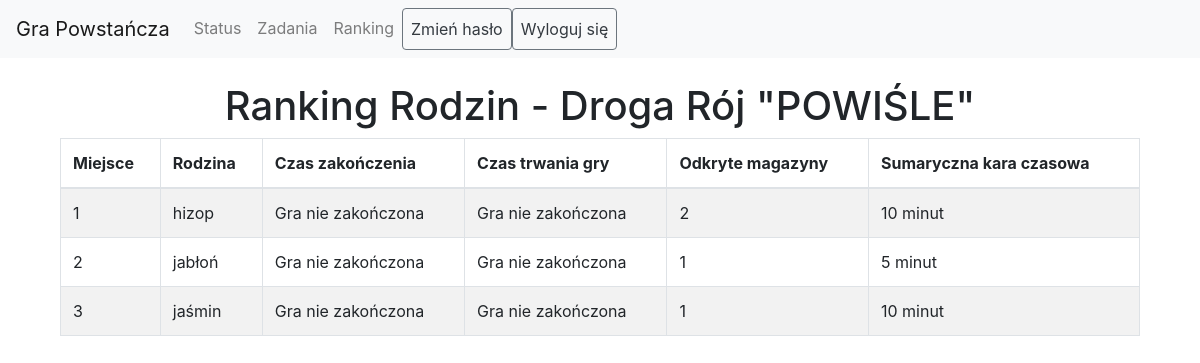
The app's page /ranking (signed in) with its own data.
### models/__init__.py (models this page shows)
class Family(db.Model):
    id = db.Column(db.Integer, primary_key=True)
    name = db.Column(db.String(50), nullable=False)
    discovered_magazines = db.Column(db.Integer, default=0)
    patrols = db.relationship('Patrol', backref='family', lazy=True)
    assigned_magazines = db.Column(MutableList.as_mutable(PickleType), default=[])
    tasks = db.relationship('FamilyTask', backref='family', lazy=True)
    magazine_list = db.Column(db.String(1), nullable=False, default='a')  # 'a', 'b', 'c', 'd', 'e', or 'f'
    end_time = db.Column(db.DateTime, nullable=True)
    route = db.Column(db.String(1), nullable=False)  # Dodane pole dla drogi ('a' albo 'b')
    meeting_place = db.Column(db.String(255), nullable=True)  # Nowe pole dla miejsca spotkania

### routes/__init__.py (the view)
@main.route('/ranking')
@login_required
def ranking():
    patrol_id = session.get('patrol_id')
    if not patrol_id:
        flash('Nie jesteś zalogowany.', 'danger')
        return redirect(url_for('main.index'))
    patrol = Patrol.query.get(patrol_id)
    if not patrol or not patrol.family:
        flash('Nie znaleziono patrolu lub rodziny.', 'danger')
        return redirect(url_for('main.index'))
    family = patrol.family
    route = family.route  # Pobierz drogę rodziny
    families = Family.query.filter_by(route=route).all()
    families = [f for f in families if f.discovered_magazines]
    for family in families:
        total_penalty_time = sum(patrol.time_penalty for patrol in family.patrols if patrol.time_penalty)
        family.total_penalty_time = total_penalty_time  # Dodaj to pole dynamicznie
        family.total_time = ((family.end_time - GAME_START_TIME).total_seconds() + total_penalty_time * 60) if family.end_time else float('inf')
    families = sorted(families, key=lambda f: (
        f.total_time,
        -f.discovered_magazines
    ))
    return render_template('ranking.html', families=families, game_start_time=GAME_START_TIME, route=route)

### routes/__init__.py (called while the page is built)
def login_required(f):
    @wraps(f)
    def decorated_function(*args, **kwargs):
        if 'patrol_id' not in session:
            flash('Musisz być zalogowany, aby uzyskać dostęp do tej strony.', 'danger')
            return redirect(url_for('main.index'))
        return f(*args, **kwargs)
    return decorated_function

### templates/ranking.html (shortened to what this page needs)
{% extends "base.html" %}
{% block content %}
<div class="container">
    <h1 class="text-center">Ranking Rodzin - Droga {{ 'Rój "POWIŚLE"' if route == 'a' else 'Rój "STARÓWKA"' }}</h1>
    <div class="table-responsive">
        <table class="table table-striped table-bordered">
            <thead>
                <tr>
                    <th>Miejsce</th>
                    <th>Rodzina</th>
                    <th>Czas zakończenia</th>
                    <th>Czas trwania gry</th>
                    <th>Odkryte magazyny</th>
                    <th>Sumaryczna kara czasowa</th>
                </tr>
            </thead>
            <tbody>
                {% for family in families %}
                <tr>
                    <td>{{ loop.index }}</td>
                    <td>{{ family.name }}</td>
                    <td>{{ family.end_time.strftime('%H:%M:%S') if family.end_time else 'Gra nie zakończona' }}</td>
                    <td>
                        {% if family.end_time %}
                            {{ family.total_time // 3600 }}h
                            {{ (family.total_time % 3600) // 60 }}m
                        {% else %}
                            Gra nie zakończona
                        {% endif %}
                    </td>
                    <td>{{ family.discovered_magazines }}</td>
                    <td>{{ family.total_penalty_time }} minut</td>
                </tr>
                {% endfor %}
            </tbody>
        </table>
    </div>
</div>
{% endblock %}

### records on screen
Family: name "hizop", end_time "Gra nie zakończona", discovered_magazines "2", total_penalty_time "10"
Family: name "jabłoń", end_time "Gra nie zakończona", discovered_magazines "1", total_penalty_time "5"
Family: name "jaśmin", end_time "Gra nie zakończona", discovered_magazines "1", total_penalty_time "10"

### other values on screen
{{ 'Rój "POWIŚLE"' if route == 'a' else 'Rój "STARÓWKA"' }} "Rój \"POWIŚLE\""
